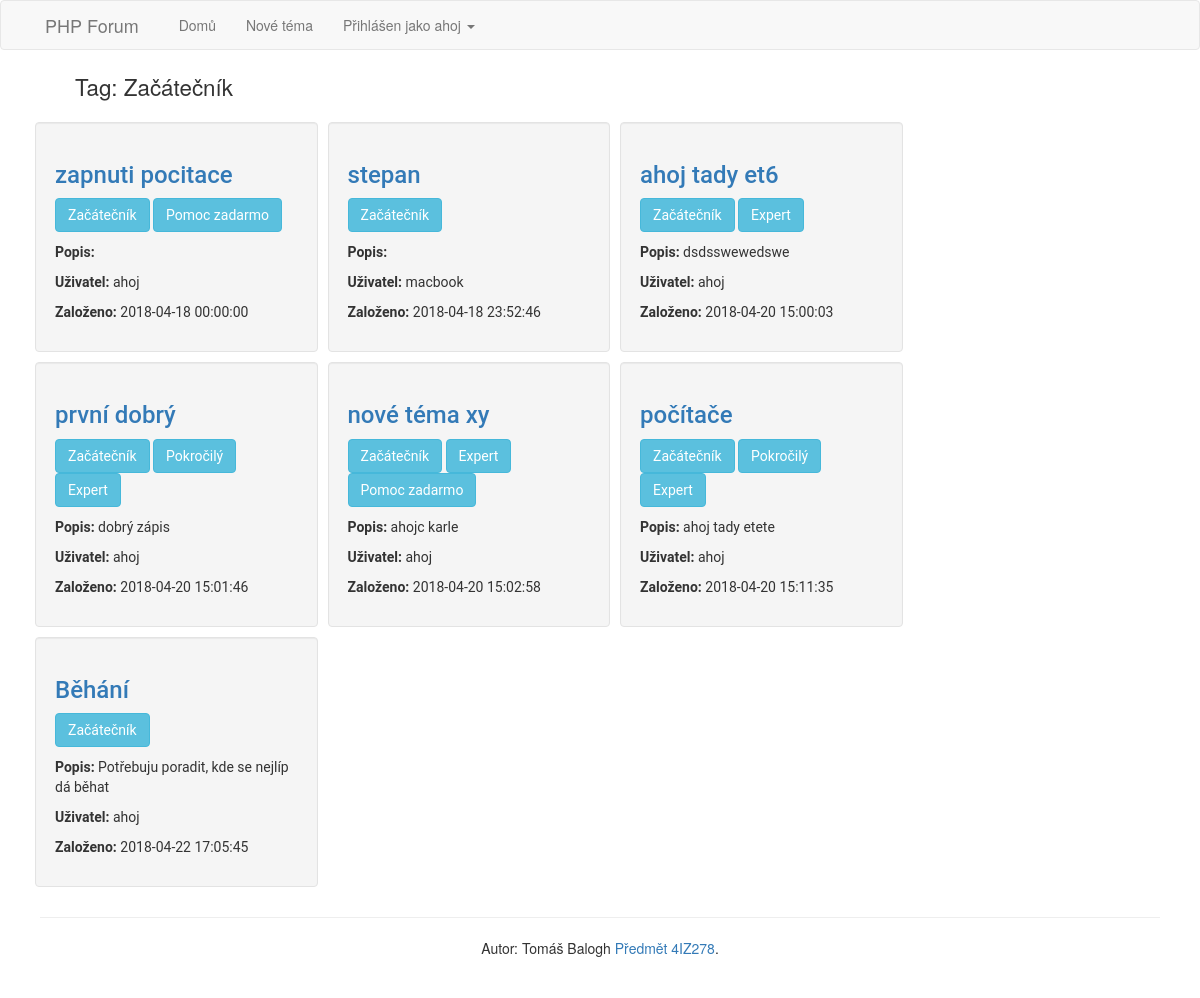
Page /tags.php?tags_id=1 (signed in) on the committed database.
### tables this page shows
CREATE TABLE `users` (
  `id_user` int(8) UNSIGNED NOT NULL,
  `username` varchar(255) NOT NULL,
  `password` varchar(255) NOT NULL
);

CREATE TABLE `tags` (
  `id` int(11) UNSIGNED NOT NULL,
  `tags_name` varchar(100) NOT NULL
);

CREATE TABLE `topics` (
  `topic_id` int(11) UNSIGNED NOT NULL,
  `topic_name` varchar(255) NOT NULL,
  `topic_description` text NOT NULL,
  `topic_date` datetime NOT NULL,
  `topic_cat` int(8) UNSIGNED NOT NULL,
  `topic_by` int(8) UNSIGNED NOT NULL
);

### user_required.php (called while the page is built, shortened)
<?php
$stmt = $db->prepare("SELECT * FROM users WHERE id_user = ? LIMIT 1");
$stmt->execute(array($_SESSION["user_id"]));
$current_user = $stmt->fetchAll()[0];
?>

### tags.php (the view, shortened to what this page needs)
<?php
require 'db.php';
require 'user_required.php';
$stmt_tag = $db->prepare("SELECT * FROM tags WHERE id=?");
$stmt_tag->execute(array($_GET['tags_id']));
$tag = $stmt_tag->fetch();
$stmt_top = $db->prepare("
select tags.id, tags.tags_name, topics.topic_id, topics.topic_name, topics.topic_description, topics.topic_date, topics.topic_by, users.username as users from tags join tag_topic on tag_topic.tag = tags.id join topics on topics.topic_id = tag_topic.topic join users on topics.topic_by = users.id_user where tags.id = ? ORDER by topics.topic_date
");
$stmt_top->execute(array($_GET['tags_id']));
$topics = $stmt_top->fetchAll();
?>
<!DOCTYPE html>
<html>
<head>
    <?php include 'head_bootstrap.php' ?>
</head>
<body>
<?php include 'navbar.php' ?>
<div class="setup">
    <div class="container-fluid">
        <ul id="menu">
            <li>Tag: <?= $tag['tags_name'] ?></li>
        </ul>
    </div>
    <div class="container-fluid">
        <?php foreach ($topics as $row) { ?>
            <div class="col-md-3 well" id="div_topic">
                <h3><a href='topics_detail.php?topic_id=<?= $row['topic_id'] ?>'><?= $row['topic_name'] ?></a></h3>
                <?php
                $stmt_tags = $db->prepare("select tags_name, topics.topic_name from tags join tag_topic on tag_topic.tag = tags.id JOIN topics on topics.topic_id = tag_topic.topic where topics.topic_id = ?");
                $stmt_tags->execute(array($row['topic_id']));
                $tags = $stmt_tags->fetchAll();
                ?>
                <?php
                if ($tags){
                    foreach ($tags as $tag) { ?>
                        <button type="button" class="btn btn-info"><?= $tag['tags_name'] ?></button>
                    <?php } }
                else {
                    ?>
                    <button type="button" class="btn btn-danger"> Žádné tagy</button>
                <?php  }
                ?>
                <p><b>Popis: </b> <?= substr($row['topic_description'], 0, 50) ?> <?= strlen($row['topic_description']) > 50 ? "..." : "" ?></p>
                <p><b>Uživatel: </b><?= $row['users'] ?></p>
                <p><b>Založeno: </b><?= $row['topic_date'] ?></p>
            </div>
        <?php } ?>
    </div>
    <?php include 'footer.php' ?>
</body>
</html>

### navbar.php (shortened to what this page needs)
<nav class="navbar navbar-default">
    <div class="container">
        <ul class="nav navbar-nav" id="horizontal">
            <li class="navbar-brand active" >PHP Forum</li>
            <li><a href="index.php">Domů</a></li>
            <li><a href="new_topic.php">Nové téma</a></li>
                <li class="dropdown">
                    <a data-toggle="dropdown" href="#" aria-haspopup="true" aria-expanded="false">Přihlášen jako <?= $current_user['username'] ?>
                        <span class="caret"></span></a>
                </li>
        </ul>
    </div>
</nav>

### style.css (style rules this page uses)
.navbar-nav { position: absolute; }
#div_topic { font-family: roboto; margin: 10px 10px 0px 0px; }
.container a { text-decoration: none; }
#horizontal { display: inline; list-style-type: none; }
.well { padding: 0px; }
.setup { margin: 20px 20px 20px 20px; }
#menu li { font-size: 1.6em; display: inline; }

### rows in the picture
users: username "ahoj"
tags: tags_name "Začátečník", topics.topic_name "zapnuti pocitace", users.username "ahoj", topics.topic_date "2018-04-18 00:00:00", topics.topic_name "stepan", users.username "macbook", topics.topic_date "2018-04-18 23:52:46", topics.topic_name "ahoj tady et6", topics.topic_description "dsdsswewedswe", topics.topic_date "2018-04-20 15:00:03", topics.topic_name "první dobrý", topics.topic_description "dobrý zápis", topics.topic_date "2018-04-20 15:01:46", topics.topic_name "nové téma xy", topics.topic_description "ahojc karle", topics.topic_date "2018-04-20 15:02:58", topics.topic_name "počítače", topics.topic_description "ahoj tady etete", topics.topic_date "2018-04-20 15:11:35", topics.topic_name "Běhání", topics.topic_description "Potřebuju poradit, kde se nejlíp dá běhat", topics.topic_date "2018-04-22 17:05:45"
tags: tags_name "Pomoc zadarmo"
tags: tags_name "Expert"
tags: tags_name "Pokročilý"
